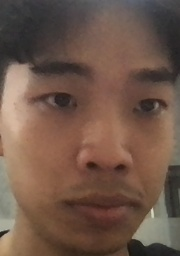
#> input picture captured_images/5b41e20b-5376-4baa-8dfb-cb70d43e295b.jpg, 180 x 256 px
$ python -i handlers.py   (imports and definitions only)
#> lines starting #> are read from the running program, lines starting #| are printed output that depends on the picture
import numpy as np
import cv2
import os
import math
from .db_image import (
    FaceInfoHelper
)
from typing import Tuple, List

class ImageHandler:
    """
    Handle image processing tasks
    """
    def __init__(self):
        pass

    def calculate_image_difference(self, image1: np.ndarray, image2: np.ndarray) -> float:
        """
        Calculate the difference between 2 images
        """
        # convert image to grayscale
        height, width = image1.shape[:2]
        image2_resized = cv2.resize(image2, (width, height))

        gray_image1 = cv2.cvtColor(image1, cv2.COLOR_BGR2GRAY)
        gray_image2 = cv2.cvtColor(image2_resized, cv2.COLOR_BGR2GRAY)
        # calculate the absolute difference between the 2 images
        difference = cv2.absdiff(gray_image1, gray_image2)
        # calculate the mean of the difference
        difference_mean = np.mean(difference)
        return difference_mean

    def get_closest_match(self, image: np.ndarray, list_names_images: list) -> Tuple[int, str, np.ndarray]:
        """
        Get the closest match between the differences of frame image and the list of database images
        """
        min_diff = math.inf
        closest_match = ""
        for id, name, img in list_names_images:
            diff = self.calculate_image_difference(image, img)
            if diff < min_diff:
                min_diff = diff
                if min_diff < 35:
                    closest_match = (id, name, img)
                else:
                    closest_match = (-1, "Unknown", img)
        return closest_match

    def convert_bytes_to_numpy(self, image_bytes: bytes) -> np.ndarray:
        """
        Convert image bytes (blob from database) to numpy array
        """
        image = np.frombuffer(image_bytes, dtype=np.uint8)
        image = cv2.imdecode(image, cv2.IMREAD_COLOR)
        return image

    def check_info_image(self, image:np.ndarray)->Tuple[int, str, np.ndarray]:
        """
        Check the image with the database to get the closest match
        """
        all_records = FaceInfoHelper().get_all_records()
        all_names_images = []
        for record in all_records:
            id_info, name_info, image_info = record
            image_np = self.convert_bytes_to_numpy(image_info)
            all_names_images.append((id_info, name_info, image_np))
        closest_match = self.get_closest_match(image, all_names_images)
        return closest_match

        pass

>>> import cv2
>>> picture = cv2.imread('../captured_images/5b41e20b-5376-4baa-8dfb-cb70d43e295b.jpg', cv2.IMREAD_GRAYSCALE)
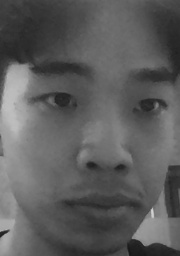
#> picture: shape (256, 180); min 22, max 211, mean 92.7
#> (the run stopped early here; a loop or call above may not have finished)

$ run again, on captured_images/d9006d74-0d54-4c59-828b-dc8c241f3f16.jpg
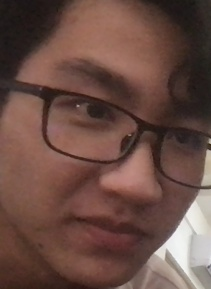
#> input picture captured_images/d9006d74-0d54-4c59-828b-dc8c241f3f16.jpg, 211 x 289 px
#> `picture = cv2.imread('../captured_images/5b41e20b-5376-4baa-8dfb-cb70d..`:
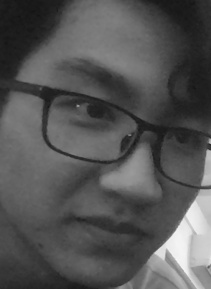
#> picture: shape (289, 211); min 19, max 248, mean 84.4
